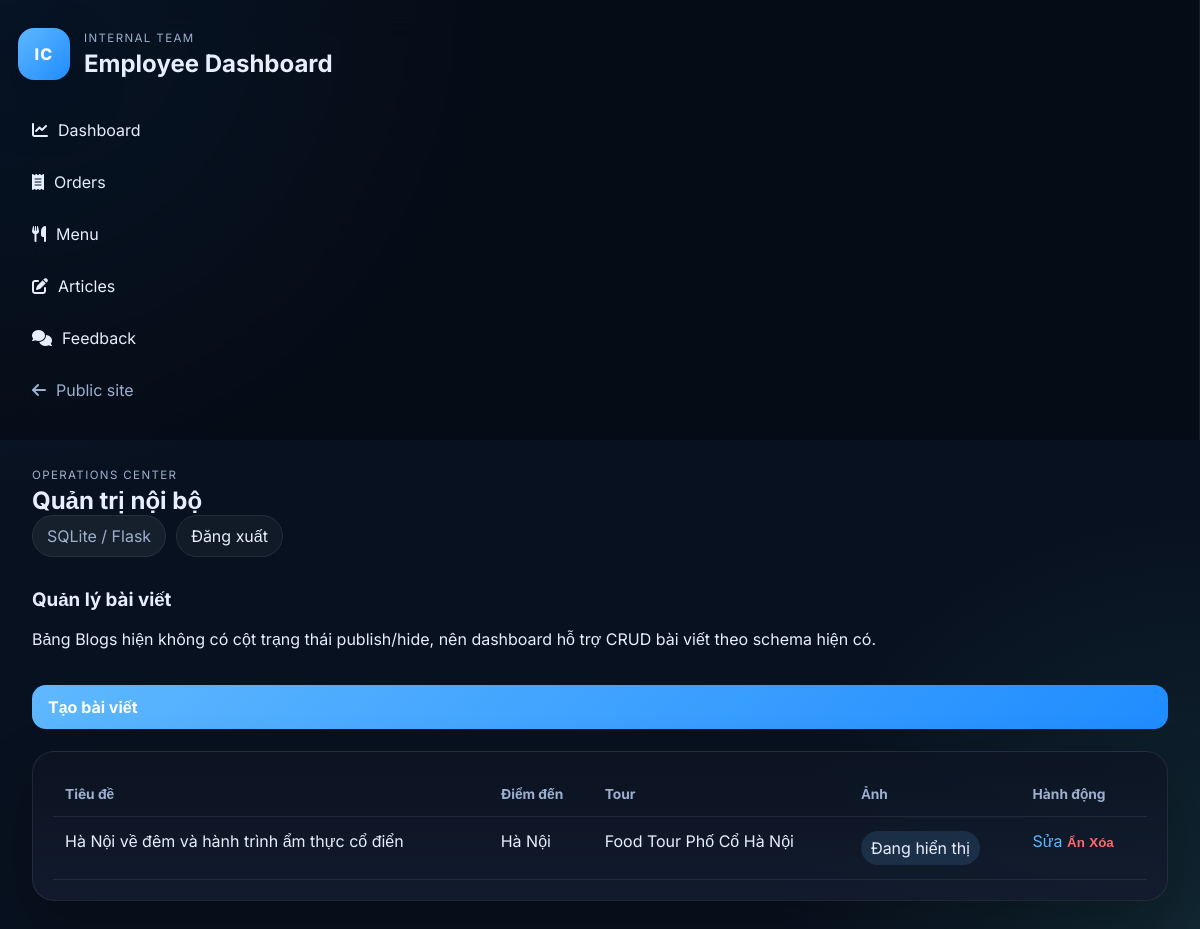
The page /admin/articles (signed in) on the database its author committed.
### tables this page shows
CREATE TABLE Blogs (
            id INTEGER PRIMARY KEY AUTOINCREMENT,
            title TEXT NOT NULL,
            destination TEXT NOT NULL,
            summary TEXT NOT NULL,
            content TEXT NOT NULL,
            image_url TEXT,
            tour_id INTEGER NOT NULL,
            FOREIGN KEY (tour_id) REFERENCES Tours (id)
        );

CREATE TABLE Tours (
            id INTEGER PRIMARY KEY AUTOINCREMENT,
            name TEXT NOT NULL,
            price REAL,
            image_url TEXT,
            slots_left INTEGER,
            slots_booked INTEGER
        , duration_days INTEGER DEFAULT 1, hours_left INTEGER DEFAULT 72, route_summary TEXT);

### admin/routes.py (the view)
@admin_bp.route("/articles")
def articles_index():
    articles = list_articles()
    hidden_articles = {str(item) for item in load_state()["hidden_articles"]}
    return render_template("admin/articles/index.html", articles=articles, hidden_articles=hidden_articles)

### admin/moderation.py (called while the page is built, shortened)
def _default_state() -> dict:
    return {"hidden_articles": [], "review_states": {}}

def load_state() -> dict:
    if not MODERATION_FILE.exists():
        return _default_state()

### admin/routes.py (called while the page is built)
@admin_bp.before_request
def require_admin_access():
    if request.endpoint in {"admin.admin_login", "admin.admin_logout"}:
        return None
    if session.get("admin_authenticated"):
        return None
    return redirect(url_for("admin.admin_login"))

### admin/services.py (called while the page is built)
def _helpers():
    from web_du_lich import get_db_connection, query_all, query_one
    return get_db_connection, query_all, query_one

def list_articles():
    _, query_all, _ = _helpers()
    return query_all(
        """
        SELECT b.*, t.name AS tour_name
        FROM Blogs b
        JOIN Tours t ON b.tour_id = t.id
        ORDER BY b.id DESC
        """
    )

### web_du_lich.py (called while the page is built)
def get_db_connection():
    conn = sqlite3.connect(DB_PATH)
    conn.row_factory = sqlite3.Row
    return conn

def query_all(sql, params=()):
    conn = get_db_connection()
    rows = conn.execute(sql, params).fetchall()
    conn.close()
    return rows

def query_one(sql, params=()):
    conn = get_db_connection()
    row = conn.execute(sql, params).fetchone()
    conn.close()
    return row

def get_session_cart_key():
    cart_key = session.get("cart_key")
    if not cart_key:
        cart_key = "S" + "".join(random.choices(string.ascii_uppercase + string.digits, k=10))
        session["cart_key"] = cart_key
    return cart_key

def get_active_user_id():
    session_user = session.get("user")
    if not session_user:
        return None
    return session_user.get("id")

### templates/admin/articles/index.html (shortened to what this page needs)
{% extends 'admin/base_admin.html' %}
{% block content %}
<section class="page-toolbar">
    <div class="toolbar-copy">
        <h3>Quản lý bài viết</h3>
        <p>Bảng Blogs hiện không có cột trạng thái publish/hide, nên dashboard hỗ trợ CRUD bài viết theo schema hiện có.</p>
    </div>
    <a href="{{ url_for('admin.article_create') }}" class="btn-primary">Tạo bài viết</a>
</section>
<section class="panel-card">
    <table class="admin-table">
        <thead>
            <tr>
                <th>Tiêu đề</th>
                <th>Điểm đến</th>
                <th>Tour</th>
                <th>Ảnh</th>
                <th>Hành động</th>
            </tr>
        </thead>
        <tbody>
            {% for article in articles %}
            <tr>
                <td>{{ article['title'] }}</td>
                <td>{{ article['destination'] }}</td>
                <td>{{ article['tour_name'] }}</td>
                <td>
                    {% if article['id']|string in hidden_articles %}
                    <span class="status-pill status-muted">Đang ẩn</span>
                    {% else %}
                    <span class="status-pill">Đang hiển thị</span>
                    {% endif %}
                </td>
                <td>
                    <a class="btn-link" href="{{ url_for('admin.article_edit', article_id=article['id']) }}">Sửa</a>
                    <form method="post" action="{{ url_for('admin.article_visibility', article_id=article['id']) }}" class="inline-form">
                        <button type="submit" class="btn-danger-link">{% if article['id']|string in hidden_articles %}Hiện lại{% else %}Ẩn{% endif %}</button>
                    </form>
                    <form method="post" action="{{ url_for('admin.article_delete', article_id=article['id']) }}" class="inline-form" data-confirm-message="Xóa bài viết {{ article['title'] }}?">
                        <button type="submit" class="btn-danger-link">Xóa</button>
                    </form>
                </td>
            </tr>
            {% endfor %}
        </tbody>
    </table>
</section>
{% endblock %}

### static/css/admin.css (style rules this page uses)
:root { --admin-bg: #08111f; --admin-panel: rgba(12, 20, 34, 0.82); --admin-panel-2: rgba(19, 28, 46, 0.92); --admin-border: rgba(255, 255, 255, 0.08); --admin-text: #e7eefc; --admin-muted: #9db0cf; --admin-primary: #5fb8ff; --admin-primary-2: #1f8cff; --admin-danger: #ff6b6b; --admin-success: #4ade80; --shadow: 0 24px 60px rgba(0, 0, 0, 0.24); }
* { box-sizing: border-box; }
body.admin-shell { margin: 0; min-height: 100vh; display: grid; grid-template-columns: 290px 1fr; background: radial-gradient(circle at top left, rgba(31, 140, 255, 0.18), transparent 32%), radial-gradient(circle at bottom right, rgba(94, 234, 212, 0.10), transparent 28%), var(--admin-bg); color: var(--admin-text); font-family: 'Inter', sans-serif; }
.admin-hero, .panel-card, .stat-card { border: 1px solid var(--admin-border); background: linear-gradient(180deg, var(--admin-panel), var(--admin-panel-2)); box-shadow: var(--shadow); border-radius: 22px; }
.panel-card { padding: 20px; overflow: hidden; }
.panel-head a, .btn-link { color: var(--admin-primary); text-decoration: none; }
.page-toolbar { display: flex; justify-content: space-between; align-items: flex-end; gap: 20px; }
.btn-primary, .btn-secondary, .btn-danger-link { border: 0; border-radius: 14px; padding: 12px 16px; cursor: pointer; text-decoration: none; font-weight: 700; }
.btn-primary { background: linear-gradient(135deg, var(--admin-primary), var(--admin-primary-2)); color: white; }
.btn-danger-link { background: transparent; color: var(--admin-danger); padding: 0; }
.admin-table { width: 100%; border-collapse: collapse; }
.admin-table th, .admin-table td { padding: 14px 12px; border-bottom: 1px solid var(--admin-border); vertical-align: top; }
.admin-table th { text-align: left; color: var(--admin-muted); font-size: 0.86rem; }
.status-pill { display: inline-flex; align-items: center; padding: 7px 10px; border-radius: 999px; background: rgba(95, 184, 255, 0.14); color: var(--admin-text); }
.inline-form { display: inline; }
@media (max-width: 1200px) { body.admin-shell { grid-template-columns: 1fr; } }
@media (max-width: 1200px) { .admin-topbar, .page-toolbar, .admin-hero { flex-direction: column; align-items: stretch; } }

### rows shown on the page
Blogs: title "Hà Nội về đêm và hành trình ẩm thực cổ điển", destination "Hà Nội", tour_name "Food Tour Phố Cổ Hà Nội", shows "Đang hiển thị", shows "Ẩn"
